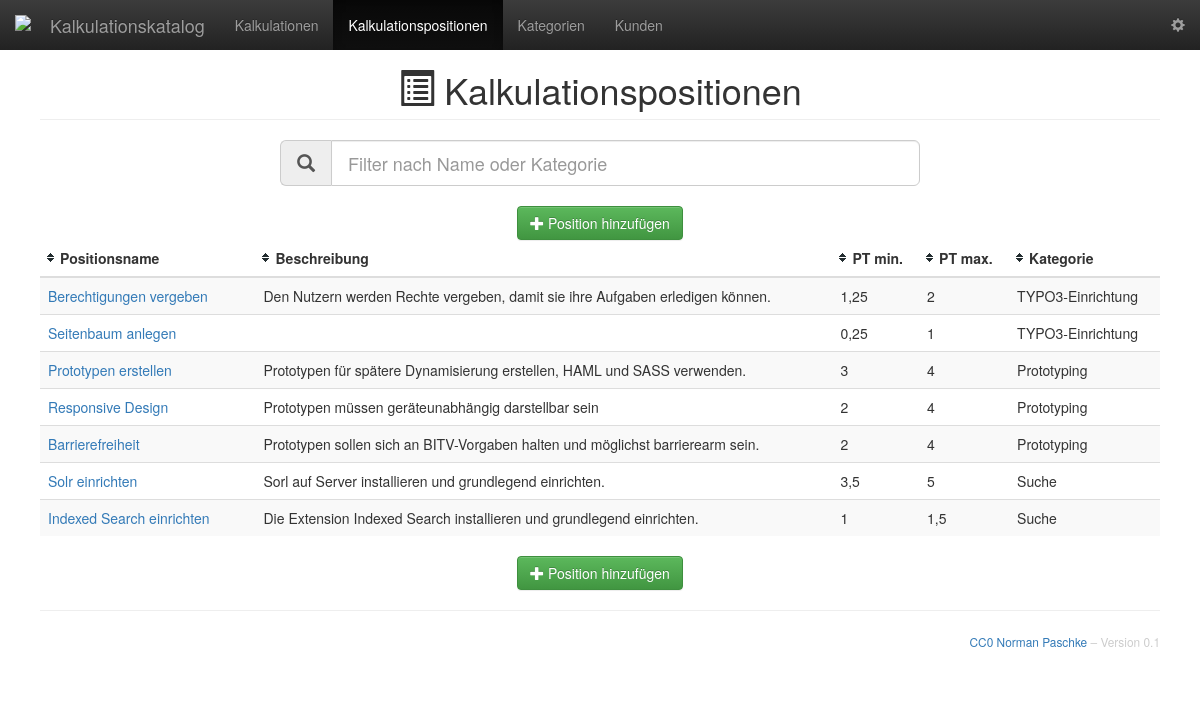
Page /?controller=item&action=index on the earlier database version.
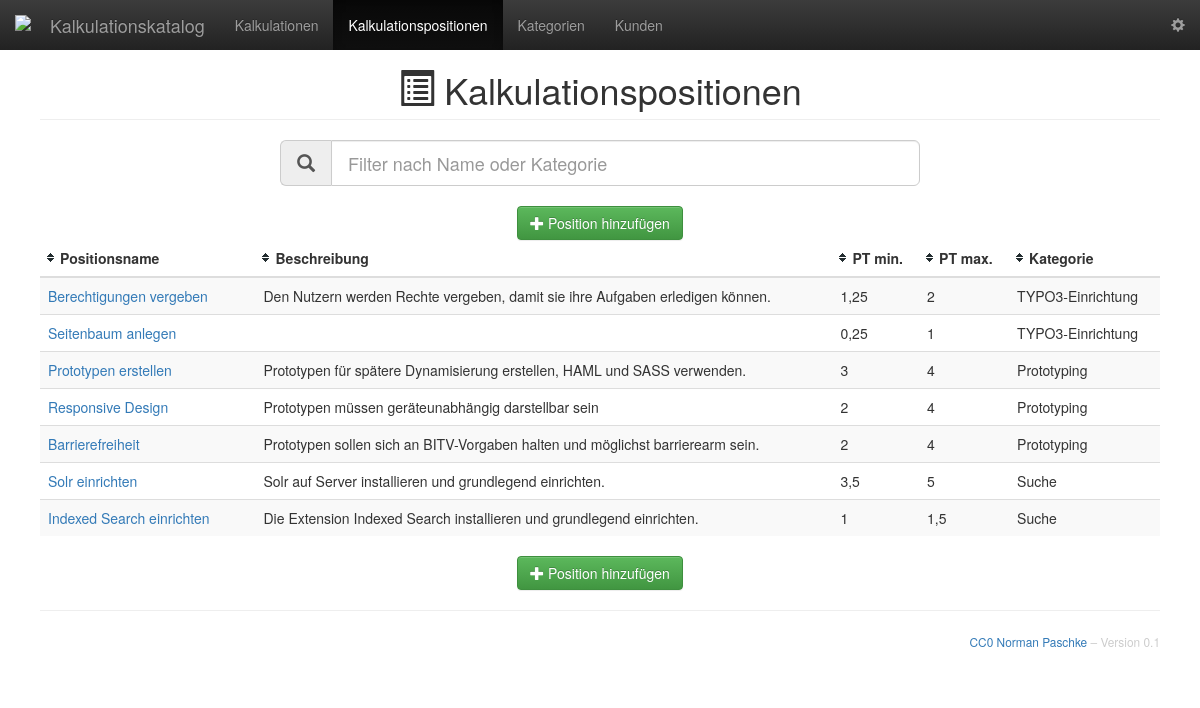
Same page on the later database version.
### tables this page shows
CREATE TABLE `item` (
  `id` int(6) unsigned NOT NULL auto_increment,
  `name` varchar(128) NOT NULL,
  `description` text(1000),
  `tmin` float(6,3) unsigned NOT NULL DEFAULT '0',
  `tmax` float(6,3) unsigned NOT NULL DEFAULT '0',
  `category` int(6) unsigned NOT NULL,
  PRIMARY KEY (`id`),
  CONSTRAINT `fk_category` FOREIGN KEY (`category`) REFERENCES category(`id`)
);

CREATE TABLE `category` (
  `id` int(6) unsigned NOT NULL auto_increment,
  `name` varchar(128) NOT NULL,
  PRIMARY KEY (`id`)
);

### Classes/Controllers/item.controller.php (called while the page is built, shortened)
<?php
class ItemController {
	public function index() {
		$items = Item::all();
		require_once "Classes/Views/listItem.php";
	}
}
?>

### index.php (called while the page is built, shortened)
<?php
require_once "Classes/Views/layout.php";

### Classes/Models/item.model.php (called while the page is built, shortened)
<?php
class Item {
	public static function all() {
		global $db;
		$st = $db->prepare("SELECT * FROM item ORDER BY 'category' DESC");
		$st->execute($arr);
		$items = $st->fetchAll(PDO::FETCH_CLASS, "Item");
		return $items;
	}
	public static function getCategory($id) {
		global $db;
		$id = intval($id);
		$st = $db->prepare("SELECT * FROM category WHERE id=:id");
		$st->execute(array('id' => $id));
		$category = $st->fetch(PDO::FETCH_OBJ);
		return $category;
	}
}
?>

### Classes/Views/listItem.php (the view, shortened to what this page needs)
<?php echo pageHeader('Kalkulationspositionen', 'glyphicon-list-alt') ?>
<div id="items">
	<form class="filterform center-block">
		<div class="input-group input-group-lg">
			<div class="input-group-addon"><span class="glyphicon glyphicon-search"></span></div>
			<input class="search form-control" placeholder="Filter nach Name oder Kategorie" type="text" value=""/>
		</div>
	</form>
	<div class="text-center">
		<a class="btn btn-success" href="/?controller=item&action=add"><span class="glyphicon glyphicon-plus"></span> Position hinzufügen</a>
	</div>
	<div class="table-responsive">
		<table class="table table-striped table-hover table-sort">
			<thead>
				<tr>
					<th>Positionsname</th>
					<th>Beschreibung</th>
					<th>PT min.</th>
					<th>PT max.</th>
					<th>Kategorie</th>
				</tr>
			</thead>
			<tbody class="list">
				<?php foreach($items as $item) { ?>
				<tr>
					<td class="title">
						<a class="edit" title="Bearbeiten" href="/?controller=item&action=show&id=<?php echo $item->id ?>">
							<?php echo $item->name ?>
						</a>
					</td>
					<td>
						<?php echo nl2br($item->description) ?>
					</td>
					<td>
						<?php echo pt($item->tmin) ?>
					</td>
					<td>
						<?php echo pt($item->tmax) ?>
					</td>
					<td class="category">
						<?php echo $item->getCategory($item->category)->name ?>
					</td>
				</tr>
				<?php } ?>
			</tbody>
		</table>
	</div>
</div>
<div class="text-center">
	<a class="btn btn-success" href="/?controller=item&action=add"><span class="glyphicon glyphicon-plus"></span> Position hinzufügen</a>
</div>

### Classes/functions.php (shortened to what this page needs)
<?php
function iconTitle($title = '', $icon = '') {
	if($title) {
		if($icon) {
			$iconTitle = '<i class="glyphicon '.$icon.'"></i> '.$title;
		}
	}
	return $iconTitle;
}
function pageHeader($title = '', $icon = '') {
	if($title && $icon) {
		$title = iconTitle($title, $icon);
		$pageHeader = '<h1 class="page-header">'.$title.'</h1>';
	}
	return $pageHeader;
}
function pt($number) {
	echo rtrim(number_format($number,3,',',''),'0'.',');
	return;
}

Differences in the rows shown:
changed item "Solr einrichten": description "Sorl auf Server installieren und grundlegend einrichten." → "Solr auf Server installieren und grundlegend einrichten."
